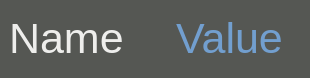
<?xml version="1.0" encoding="UTF-8"?>
<ui version="4.0">
 <class>Gaia::InspectionTile::TileWindow</class>
 <widget class="QMainWindow" name="Gaia::InspectionTile::TileWindow">
  <property name="geometry">
   <rect>
    <x>0</x>
    <y>0</y>
    <width>310</width>
    <height>78</height>
   </rect>
  </property>
  <property name="sizePolicy">
   <sizepolicy hsizetype="Fixed" vsizetype="Fixed">
    <horstretch>0</horstretch>
    <verstretch>0</verstretch>
   </sizepolicy>
  </property>
  <property name="windowTitle">
   <string>Gaia Inspection - Tile</string>
  </property>
  <property name="windowOpacity">
   <double>1.000000000000000</double>
  </property>
  <property name="autoFillBackground">
   <bool>false</bool>
  </property>
  <property name="styleSheet">
   <string notr="true">background-color: rgb(85, 87, 83);</string>
  </property>
  <widget class="QWidget" name="centralwidget">
   <property name="sizePolicy">
    <sizepolicy hsizetype="Preferred" vsizetype="Minimum">
     <horstretch>0</horstretch>
     <verstretch>0</verstretch>
    </sizepolicy>
   </property>
   <property name="cursor">
    <cursorShape>ArrowCursor</cursorShape>
   </property>
   <layout class="QVBoxLayout" name="verticalLayout">
    <item>
     <layout class="QHBoxLayout" name="horizontalLayout">
      <item>
       <widget class="QLabel" name="labelName">
        <property name="sizePolicy">
         <sizepolicy hsizetype="Preferred" vsizetype="Maximum">
          <horstretch>0</horstretch>
          <verstretch>0</verstretch>
         </sizepolicy>
        </property>
        <property name="font">
         <font>
          <pointsize>32</pointsize>
         </font>
        </property>
        <property name="styleSheet">
         <string notr="true">color: rgb(238, 238, 236);</string>
        </property>
        <property name="text">
         <string>Name</string>
        </property>
       </widget>
      </item>
      <item>
       <widget class="QLabel" name="labelValue">
        <property name="sizePolicy">
         <sizepolicy hsizetype="Preferred" vsizetype="Maximum">
          <horstretch>0</horstretch>
          <verstretch>0</verstretch>
         </sizepolicy>
        </property>
        <property name="font">
         <font>
          <pointsize>32</pointsize>
         </font>
        </property>
        <property name="styleSheet">
         <string notr="true">color: rgb(114, 159, 207);</string>
        </property>
        <property name="frameShape">
         <enum>QFrame::NoFrame</enum>
        </property>
        <property name="text">
         <string>Value</string>
        </property>
        <property name="alignment">
         <set>Qt::AlignCenter</set>
        </property>
       </widget>
      </item>
     </layout>
    </item>
   </layout>
  </widget>
 </widget>
 <resources/>
 <connections/>
</ui>
